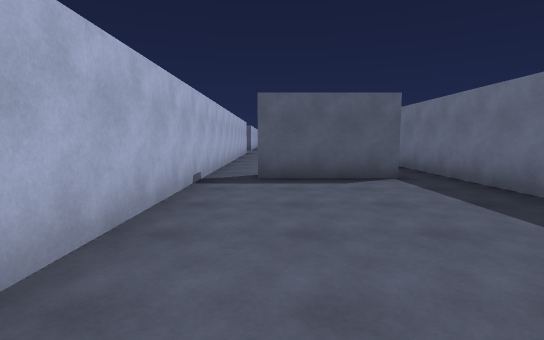
view 1 (above)

22 first-person views from a walk through a scene from a Unity 3-D project. The camera is 1.4 m above the floor, tilts 6° down and sees 85° across. The floor is counted in squares, 2 m on a side. Each view is taken from the middle of a square. On the plan, view 1 faces up. The plan holds only what a view shows up to about 10 squares ahead; the rest is blank.

view 2
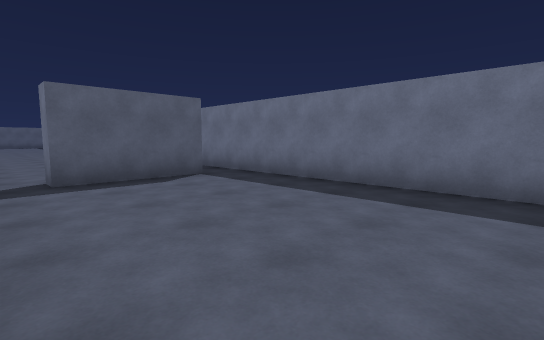

view 3
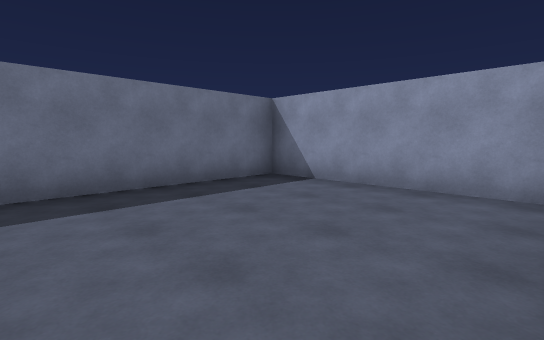

view 4
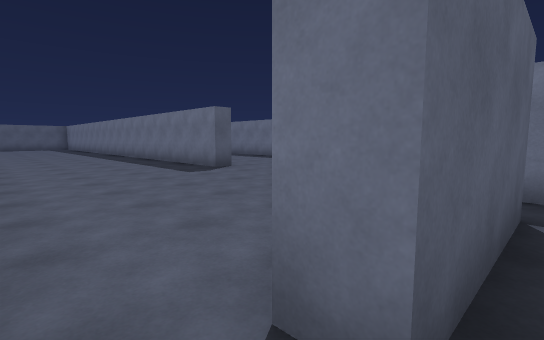

view 5
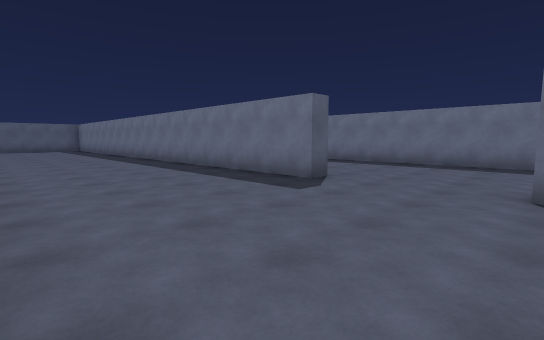

view 6
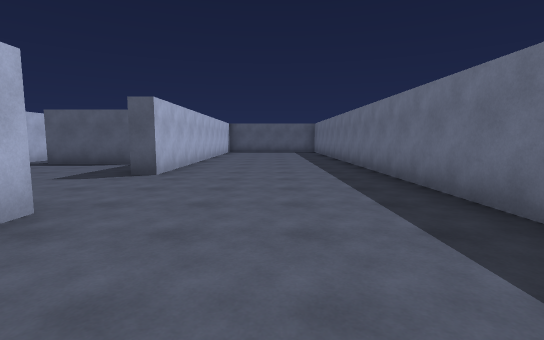

view 7
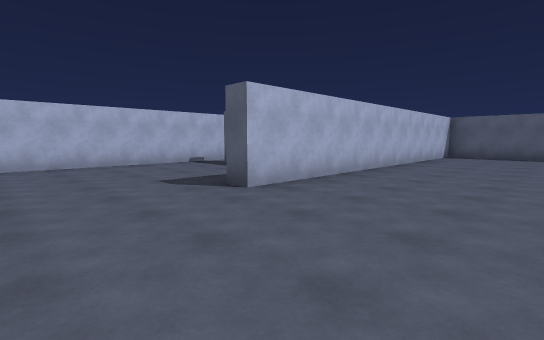

view 8
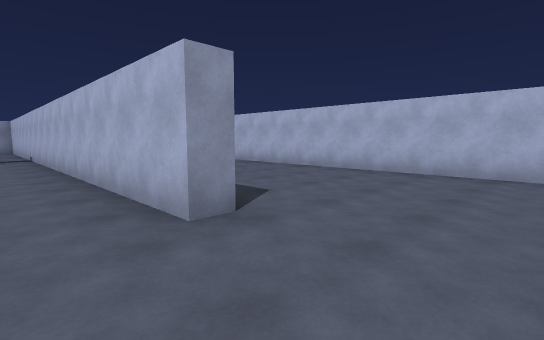

view 9
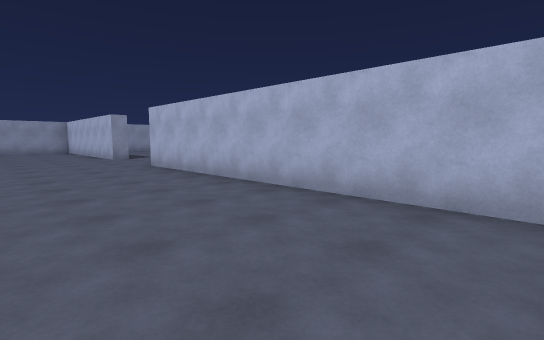

view 10
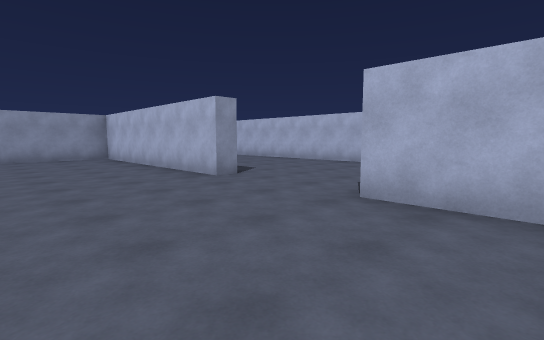

view 11
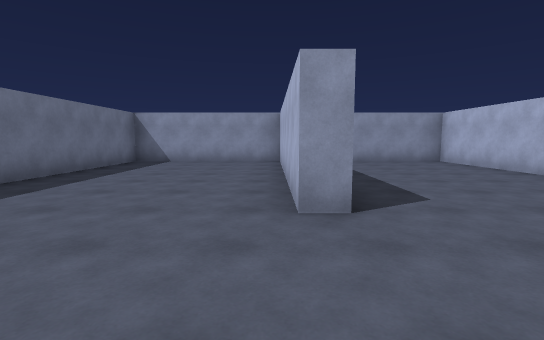

view 12
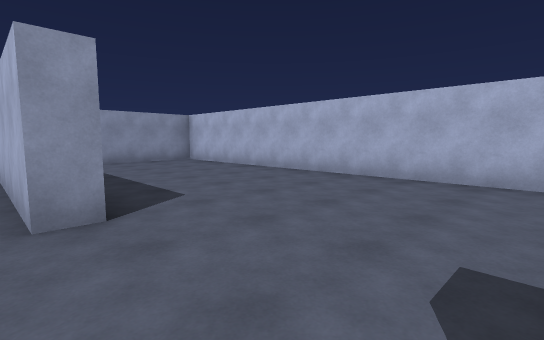

view 13
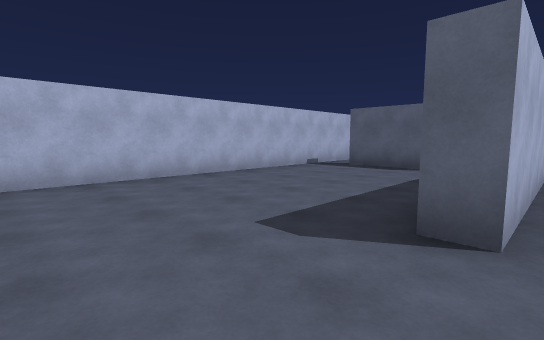

view 14
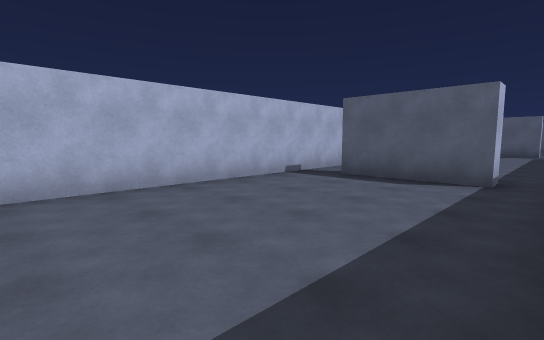

view 15
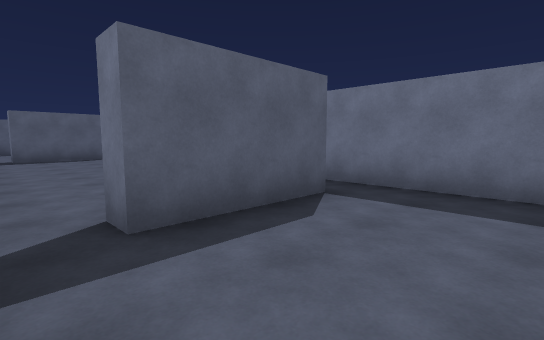

view 16
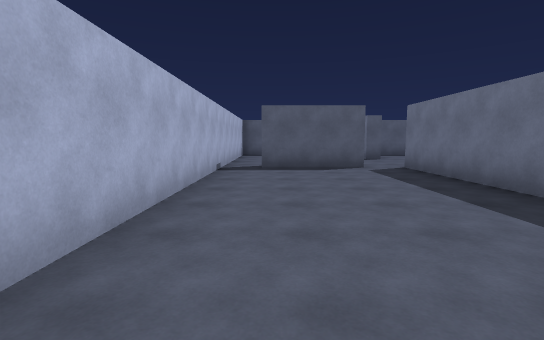

view 17
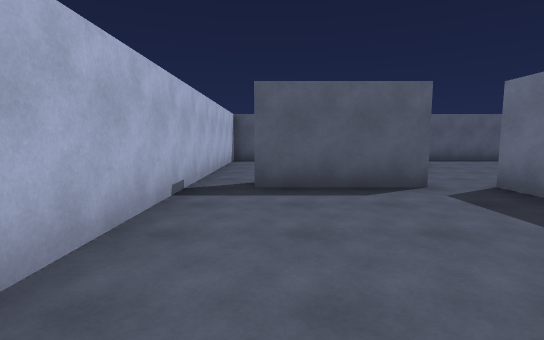

view 18
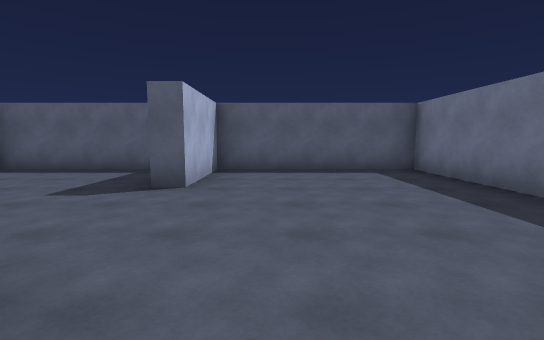

view 19
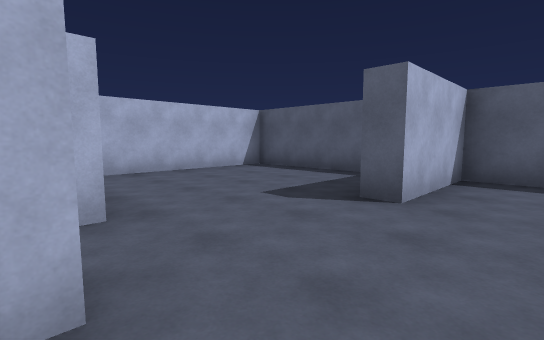

view 20
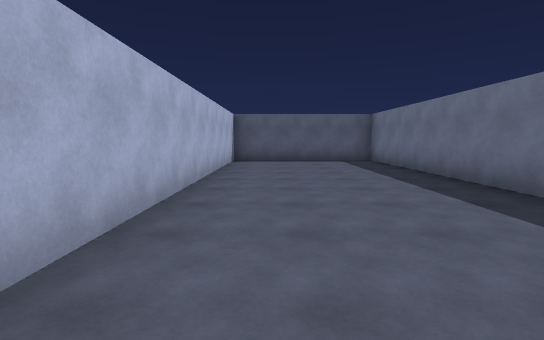

view 21
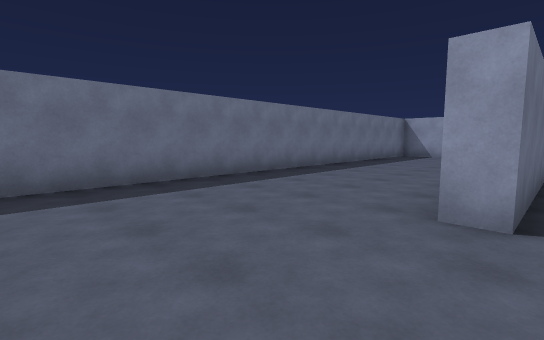

view 22
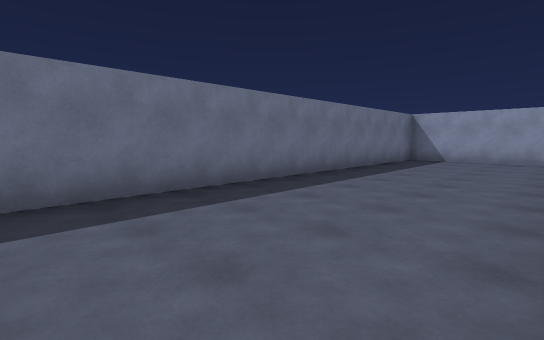

### Floor plan
Points are (right, up) in squares from view 1. A wall is a line through its corners. A room is listed if a view was taken in it or the views show most of it. See-through windows are left out.
Room 1 (views 1, 2, 3)
walls: (-1.2, 4.4) (-1.2, 1.2); (-0.9, -1.3) (3.3, -1.3) (3.3, 5); (2.4, 5.2) (-0.2, 5.2)
ways out: opening at (-1, 5) to room 2; gap at (2, 5) to room 2
Room 2 (views 4, 5, 6, 7, 8, 9, 10, 11, 12, 13, 14, 15, 20, 21, 22)
walls: (-1.9, 14.8) (-1.2, 14.8) (-1.2, 4.4); (3.9, 11.2) (3.3, 11.2) (3.3, 27.8) (-1.2, 27.8) (-1.2, 17.8) (-1.8, 17.8); (-6.7, 11.1) (-6.7, 14); (-0.2, 5.2) (-0.2, 5.8); (-7.7, 13.8) (-7.7, 13.3) (-10.2, 13.3); (3.3, 5) (3.3, 8.2) (3.8, 8.2); (-2.9, 20.2) (-5.2, 20.2); (-6.9, 5.3) (-6.3, 5.3) (-6.3, -1.3) (-1.8, -1.3) (-1.8, 3.5); (-6.3, 20.4) (-6.3, 8.3) (-6.8, 8.3); (-11.2, 12.4) (-11.2, -1.3) (-8.5, -1.3); (4.4, -1.3) (7.7, -1.3) (7.7, 13.5)
ways out: opening at (-1, 5) to room 1; gap at (2, 5) to room 1; opening at (-11, 13) to room 3; gap at (-8, 13) to room 3; opening at (-6, 20) to room 4; gap at (-3, 20) to room 4
Room 3 (views 16, 17)
walls: (-6.7, 18.5) (-6.7, 22.2); (-10.2, 13.3) (-10.2, 13.8); (-11.2, 22.6) (-11.2, 12.4); (-7.6, 22.2) (-10.2, 22.2)
ways out: opening at (-11, 13) to room 2; gap at (-8, 13) to room 2; opening at (-11, 22) to room 4; gap at (-8, 22) to room 4
Room 4 (views 18, 19)
walls: (-6.3, 22.4) (-6.3, 20.4); (-7.8, 27.8) (-11.2, 27.8) (-11.2, 22.6); (-1.8, 24.5) (-1.8, 27.8) (-6.3, 27.8) (-6.3, 25.3) (-6.8, 25.3)
ways out: opening at (-6, 20) to room 2; gap at (-3, 20) to room 2; opening at (-11, 22) to room 3; gap at (-8, 22) to room 3

Positions as (right, up) in squares from view 1, and headings:
1: (0, 0), facing up
2: (-1, 0), facing up-right
3: (-1, 3), facing down-right
4: (-1, 5), facing up-right
5: (-1, 8), facing up-right
6: (1, 12), facing up
7: (2, 15), facing up-left
8: (0, 17), facing down-left
9: (-3, 16), facing down-left
10: (-3, 10), facing down-left
11: (-6, 8), facing down
12: (-6, 8), facing down-left
13: (-6, 6), facing up-left
14: (-7, 8), facing up-left
15: (-11, 11), facing up-right
16: (-10, 15), facing up
17: (-10, 18), facing up
18: (-5, 21), facing up
19: (-5, 22), facing up-left
20: (0, 18), facing up
21: (3, 11), facing down-right
22: (4, 9), facing down-right
